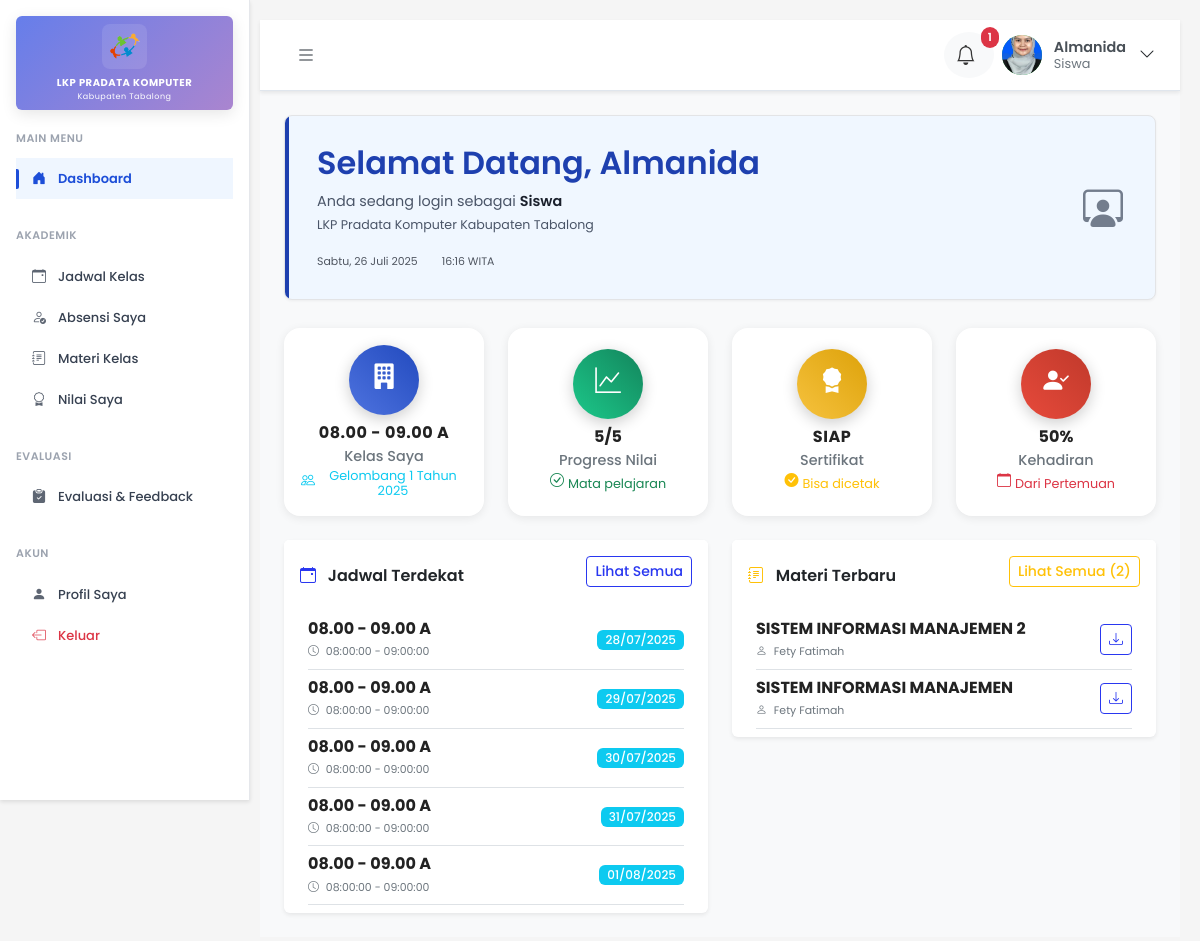
/pages/siswa/dashboard.php (signed in), run on the app's committed database.
### tables this page shows
CREATE TABLE `siswa` (
  `id_siswa` int(11) NOT NULL,
  `id_user` int(11) DEFAULT NULL,
  `id_kelas` int(11) DEFAULT NULL,
  `nik` varchar(16) DEFAULT NULL,
  `nama` varchar(100) DEFAULT NULL,
  `tempat_lahir` varchar(50) DEFAULT NULL,
  `tanggal_lahir` date DEFAULT NULL,
  `jenis_kelamin` enum('Laki-Laki','Perempuan') DEFAULT NULL,
  `pendidikan_terakhir` enum('SD','SLTP','SLTA','D1','D2','S1','S2','S3') DEFAULT NULL,
  `no_hp` varchar(20) DEFAULT NULL,
  `email` varchar(100) DEFAULT NULL,
  `alamat_lengkap` text DEFAULT NULL,
  `pas_foto` varchar(255) DEFAULT NULL,
  `ktp` varchar(255) DEFAULT NULL,
  `kk` varchar(255) DEFAULT NULL,
  `ijazah` varchar(255) DEFAULT NULL,
  `status_aktif` enum('aktif','nonaktif') DEFAULT NULL
);

CREATE TABLE `kelas` (
  `id_kelas` int(11) NOT NULL,
  `nama_kelas` varchar(50) NOT NULL,
  `id_gelombang` int(11) NOT NULL,
  `kapasitas` int(11) DEFAULT NULL,
  `id_instruktur` int(11) DEFAULT NULL
);

CREATE TABLE `gelombang` (
  `id_gelombang` int(11) NOT NULL,
  `tahun` year(4) NOT NULL,
  `gelombang_ke` int(11) NOT NULL,
  `nama_gelombang` varchar(100) DEFAULT NULL,
  `status` enum('aktif','selesai','dibuka') DEFAULT 'dibuka'
);

CREATE TABLE `jadwal` (
  `id_jadwal` int(11) NOT NULL,
  `id_kelas` int(11) DEFAULT NULL,
  `id_instruktur` int(11) DEFAULT NULL,
  `tanggal` date DEFAULT NULL,
  `waktu_mulai` time DEFAULT NULL,
  `waktu_selesai` time DEFAULT NULL
);

CREATE TABLE `materi` (
  `id_materi` int(11) NOT NULL,
  `deskripsi` text DEFAULT NULL,
  `id_instruktur` int(11) DEFAULT NULL,
  `id_kelas` int(11) DEFAULT NULL,
  `judul` varchar(100) DEFAULT NULL,
  `file_materi` varchar(255) DEFAULT NULL
);

CREATE TABLE `instruktur` (
  `id_instruktur` int(11) NOT NULL,
  `id_user` int(11) DEFAULT NULL,
  `nik` varchar(16) DEFAULT NULL,
  `nama` varchar(100) DEFAULT NULL,
  `jenis_kelamin` enum('Laki-Laki','Perempuan') DEFAULT NULL,
  `angkatan` varchar(100) DEFAULT NULL,
  `status_aktif` enum('aktif','nonaktif') DEFAULT 'aktif',
  `pas_foto` varchar(255) DEFAULT NULL,
  `email` varchar(100) DEFAULT NULL
);

### pages/siswa/dashboard.php (the view, shortened to what the rows shown need)
<?php
include '../../includes/db.php';
$stmt = $conn->prepare("
    SELECT s.*, k.nama_kelas, k.id_kelas, g.nama_gelombang, g.tahun, g.gelombang_ke,
           i.nama as nama_instruktur, n.*,
           -- Status nilai lengkap (5 mata pelajaran)
           CASE WHEN n.nilai_word IS NOT NULL AND n.nilai_word > 0 THEN 1 ELSE 0 END +
           CASE WHEN n.nilai_excel IS NOT NULL AND n.nilai_excel > 0 THEN 1 ELSE 0 END +
           CASE WHEN n.nilai_ppt IS NOT NULL AND n.nilai_ppt > 0 THEN 1 ELSE 0 END +
           CASE WHEN n.nilai_internet IS NOT NULL AND n.nilai_internet > 0 THEN 1 ELSE 0 END +
           CASE WHEN n.nilai_pengembangan IS NOT NULL AND n.nilai_pengembangan > 0 THEN 1 ELSE 0 END as progress_nilai,
           -- Status sertifikat
           CASE WHEN n.rata_rata >= 60 AND
                     (n.nilai_word IS NOT NULL AND n.nilai_word > 0) AND
                     (n.nilai_excel IS NOT NULL AND n.nilai_excel > 0) AND
                     (n.nilai_ppt IS NOT NULL AND n.nilai_ppt > 0) AND
                     (n.nilai_internet IS NOT NULL AND n.nilai_internet > 0) AND
                     (n.nilai_pengembangan IS NOT NULL AND n.nilai_pengembangan > 0)
                THEN 'eligible' ELSE 'not_eligible' END as sertifikat_status
    FROM siswa s
    LEFT JOIN kelas k ON s.id_kelas = k.id_kelas
    LEFT JOIN gelombang g ON k.id_gelombang = g.id_gelombang
    LEFT JOIN instruktur i ON k.id_instruktur = i.id_instruktur
    LEFT JOIN nilai n ON s.id_siswa = n.id_siswa
    WHERE s.id_user = ?
");
$stmt->bind_param("i", $_SESSION['user_id']);
$stmt->execute();
$siswaData = $stmt->get_result()->fetch_assoc();
$jadwalStmt = $conn->prepare("
    SELECT j.*, k.nama_kelas, DATE(j.tanggal) as tgl_jadwal
    FROM jadwal j
    JOIN kelas k ON j.id_kelas = k.id_kelas
    WHERE k.id_kelas = ? AND j.tanggal >= CURDATE()
    ORDER BY j.tanggal ASC, j.waktu_mulai ASC
    LIMIT 5
");
$jadwalStmt->bind_param("i", $siswaData['id_kelas']);
$jadwalStmt->execute();
$jadwalResult = $jadwalStmt->get_result();
$materiStmt = $conn->prepare("
    SELECT m.*, i.nama as nama_instruktur
    FROM materi m
    LEFT JOIN instruktur i ON m.id_instruktur = i.id_instruktur
    WHERE m.id_kelas = ?
    ORDER BY m.id_materi DESC
    LIMIT 3
");
$materiStmt->bind_param("i", $siswaData['id_kelas']);
$materiStmt->execute();
$materiResult = $materiStmt->get_result();
?>
<!DOCTYPE html>
<html lang="id">
<head>
    <link rel="stylesheet" href="../../assets/css/bootstrap.min.css" />
    <link rel="stylesheet" href="../../assets/css/bootstrap-icons.css" />
    <link rel="stylesheet" href="../../assets/css/fonts.css" />
    <link rel="stylesheet" href="../../assets/css/styles.css" />
</head>
<body>
    <div class="d-flex">
        <div class="flex-fill dashboard-bg">
            <nav class="top-navbar">
                <div class="container-fluid px-3 px-md-4">
                    <div class="d-flex align-items-center">
                        <div class="d-flex align-items-center">
                            <div class="navbar-user-info">
                                <div class="navbar-user-avatar">
                                    <?php if(!empty($siswaData['pas_foto']) && file_exists('../../uploads/profile_pictures/'.$siswaData['pas_foto'])): ?>
                                        <img src="../../uploads/profile_pictures/<?= $siswaData['pas_foto'] ?>"
                                             alt="Foto Profil"
                                             class="rounded-circle"
                                             style="width: 40px; height: 40px; object-fit: cover;">
                                    <?php else: ?>
                                        <?= strtoupper(substr($siswaData['nama'] ?? 'S', 0, 1)) ?>
                                    <?php endif; ?>
                                </div>
                                <div class="navbar-user-details">
                                    <span class="navbar-user-name"><?= htmlspecialchars($siswaData['nama'] ?? $_SESSION['username']) ?></span>
                                    <span class="navbar-user-role">Siswa</span>
                                </div>
                            </div>
                        </div>
                    </div>
                </div>
            </nav>
            <div class="p-3 p-md-4">
                <div class="welcome-card corporate">
                    <div class="row align-items-center">
                        <div class="col-md-8">
                            <h2 class="mb-2 font-roboto">Selamat Datang, <?= htmlspecialchars($siswaData['nama'] ?? $_SESSION['username']) ?></h2>
                            <p class="mb-0 opacity-90">
                                Anda sedang login sebagai <strong>Siswa</strong><br>
                                <small>LKP Pradata Komputer Kabupaten Tabalong</small>
                            </p>
                        </div>
                    </div>
                </div>
                <div class="row g-3 g-md-4 mb-4">
                    <div class="col-6 col-lg-3">
                        <div class="card stats-card">
                            <div class="card-body text-center p-3">
                                <div class="stats-icon stats-primary text-white mb-2">
                                    <i class="bi bi-building-fill"></i>
                                </div>
                                <h6 class="fw-bold mb-1"><?= htmlspecialchars($siswaData['nama_kelas'] ?? 'Belum ada') ?></h6>
                                <p class="text-muted mb-0 small">Kelas Saya</p>
                                <small class="text-info">
                                    <i class="bi bi-people"></i>
                                    <?= htmlspecialchars($siswaData['nama_gelombang'] ?? 'Gelombang') ?>
                                </small>
                            </div>
                        </div>
                    </div>
                </div>
                <div class="row g-3 g-md-4">
                    <?php if ($jadwalResult->num_rows > 0): ?>
                    <div class="col-md-6">
                        <div class="card border-0 shadow-sm">
                            <div class="card-body py-2">
                                <?php while ($jadwal = $jadwalResult->fetch_assoc()): ?>
                                    <?php
                                    $isToday = $jadwal['tgl_jadwal'] == date('Y-m-d');
                                    $isTomorrow = $jadwal['tgl_jadwal'] == date('Y-m-d', strtotime('+1 day'));
                                    if ($isToday) {
                                        $dateLabel = 'Hari Ini';
                                        $badgeClass = 'bg-success';
                                    } elseif ($isTomorrow) {
                                        $dateLabel = 'Besok';
                                        $badgeClass = 'bg-warning';
                                    } else {
                                        $dateLabel = date('d/m/Y', strtotime($jadwal['tanggal']));
                                        $badgeClass = 'bg-info';
                                    }
                                    ?>
                                    <div class="d-flex justify-content-between align-items-center py-2 border-bottom">
                                        <div>
                                            <h6 class="mb-1 fw-bold"><?= htmlspecialchars($jadwal['nama_kelas']) ?></h6>
                                            <small class="text-muted">
                                                <i class="bi bi-clock me-1"></i>
                                                <?= $jadwal['waktu_mulai'] ?> - <?= $jadwal['waktu_selesai'] ?>
                                            </small>
                                        </div>
                                        <span class="badge <?= $badgeClass ?> px-2 py-1">
                                            <?= $dateLabel ?>
                                        </span>
                                    </div>
                                <?php endwhile; ?>
                            </div>
                        </div>
                    </div>
                    <?php endif; ?>
                    <?php if ($materiResult->num_rows > 0): ?>
                    <div class="col-md-6">
                        <div class="card border-0 shadow-sm">
                            <div class="card-body py-2">
                                <?php while ($materi = $materiResult->fetch_assoc()): ?>
                                    <div class="d-flex justify-content-between align-items-center py-2 border-bottom">
                                        <div>
                                            <h6 class="mb-1 fw-bold"><?= htmlspecialchars($materi['judul']) ?></h6>
                                            <small class="text-muted">
                                                <i class="bi bi-person me-1"></i>
                                                <?= htmlspecialchars($materi['nama_instruktur']) ?>
                                            </small>
                                        </div>
                                        <a href="materi/" class="btn btn-outline-primary btn-sm">
                                            <i class="bi bi-download"></i>
                                        </a>
                                    </div>
                                <?php endwhile; ?>
                            </div>
                        </div>
                    </div>
                    <?php endif; ?>
                </div>
            </div>
        </div>
    </div>
</body>
</html>

### data on the page
siswa: pas_foto (picture), nama "Almanida", id_kelas.nama_kelas "08.00 - 09.00 A", gelombang.nama_gelombang "Gelombang 1 Tahun 2025"
jadwal: id_kelas.nama_kelas "08.00 - 09.00 A", waktu_mulai "08:00:00", waktu_selesai "09:00:00", tanggal "28/07/2025"
jadwal: id_kelas.nama_kelas "08.00 - 09.00 A", waktu_mulai "08:00:00", waktu_selesai "09:00:00", tanggal "29/07/2025"
jadwal: id_kelas.nama_kelas "08.00 - 09.00 A", waktu_mulai "08:00:00", waktu_selesai "09:00:00", tanggal "30/07/2025"
jadwal: id_kelas.nama_kelas "08.00 - 09.00 A", waktu_mulai "08:00:00", waktu_selesai "09:00:00", tanggal "31/07/2025"
jadwal: id_kelas.nama_kelas "08.00 - 09.00 A", waktu_mulai "08:00:00", waktu_selesai "09:00:00", tanggal "01/08/2025"
materi: judul "SISTEM INFORMASI MANAJEMEN 2", id_instruktur.nama "Fety Fatimah"
materi: judul "SISTEM INFORMASI MANAJEMEN", id_instruktur.nama "Fety Fatimah"

### other printed values
$hariIni "Sabtu, 26 Juli 2025"
$siswaData['progress_nilai'] "5"
$persentaseKehadiran "50"
$totalMateri "2"
